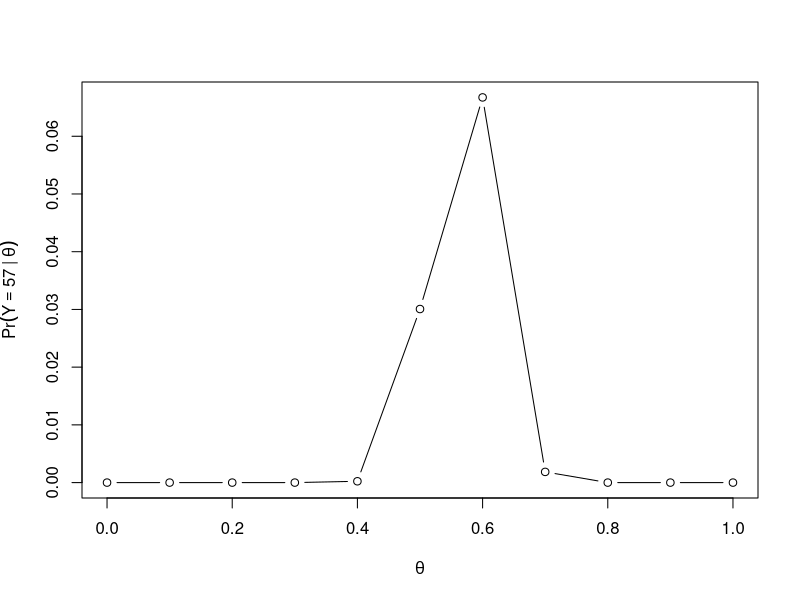
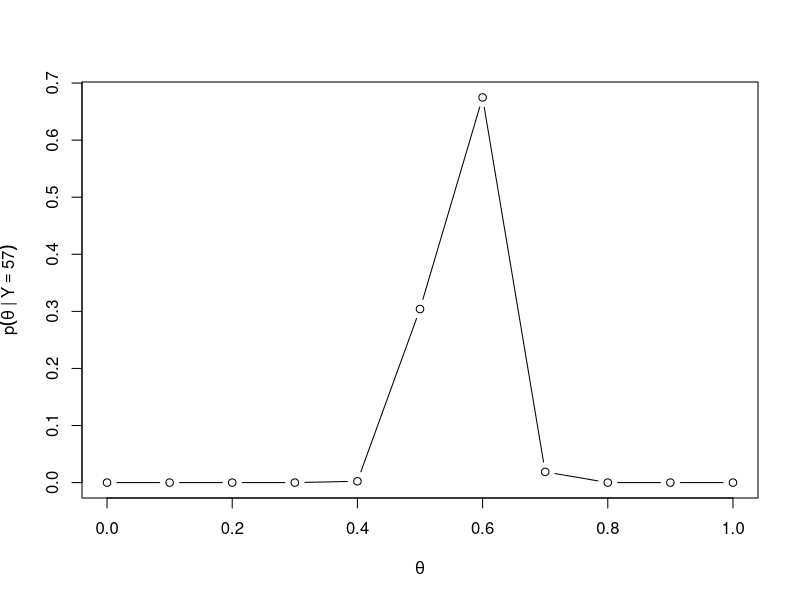
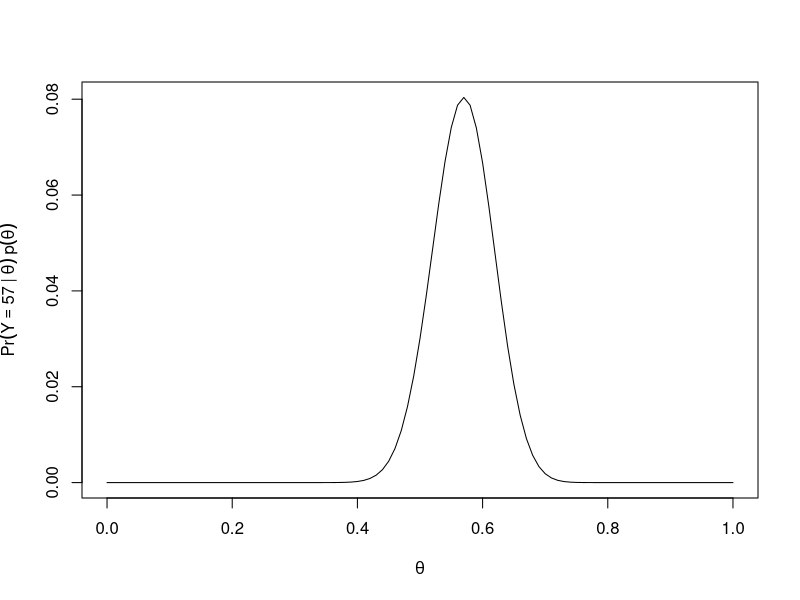
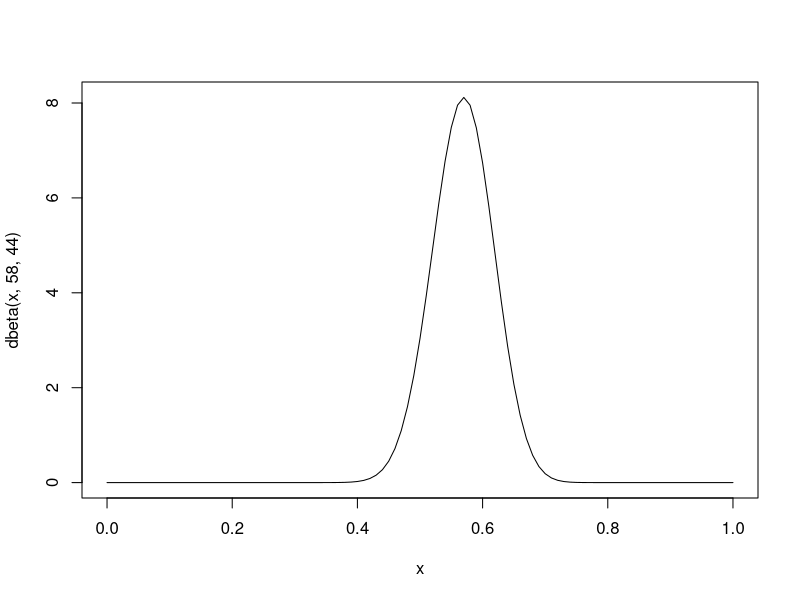

Reproduce these figures in R, in order.
# b --------------------

binary57 <- function(theta) {
  choose(100, 57) * theta^57 * (1 - theta)^43
}

theta_b <- seq(0, 1, by = 0.1)
val_b <- binary57(theta_b)

png("fig/3-1-b.png", width = 600, height = 600, res = 100)
plot(theta_b, val_b,
  type = "b",
  xlab = expression(theta),
  ylab = expression(Pr(Y == 57 ~ "|" ~ theta))
)
dev.off()


# c --------------------

numer_c <- val_b * (1 / length(theta_b))
denom_c <- sum(numer_c)
val_c <- numer_c / denom_c

png("fig/3-1-c.png", width = 600, height = 600, res = 100)
plot(theta_b, val_c,
  type = "b",
  xlab = expression(theta),
  ylab = expression(p(theta ~ "|" ~ Y == 57))
)
dev.off()


# d --------------------

theta_d <- seq(0, 1, by = 0.01)
val_d <- binary57(theta_d)

png("fig/3-1-d.png", width = 600, height = 600, res = 100)
plot(theta_d, val_d,
  type = "l",
  xlab = expression(theta),
  ylab = expression(Pr(Y == 57 ~ "|" ~ theta) ~ p(theta))
)
dev.off()


# e --------------------

png("fig/3-1-e.png", width = 600, height = 600, res = 100)
curve(dbeta(x, 58, 44), from = 0, to = 1)
dev.off()
